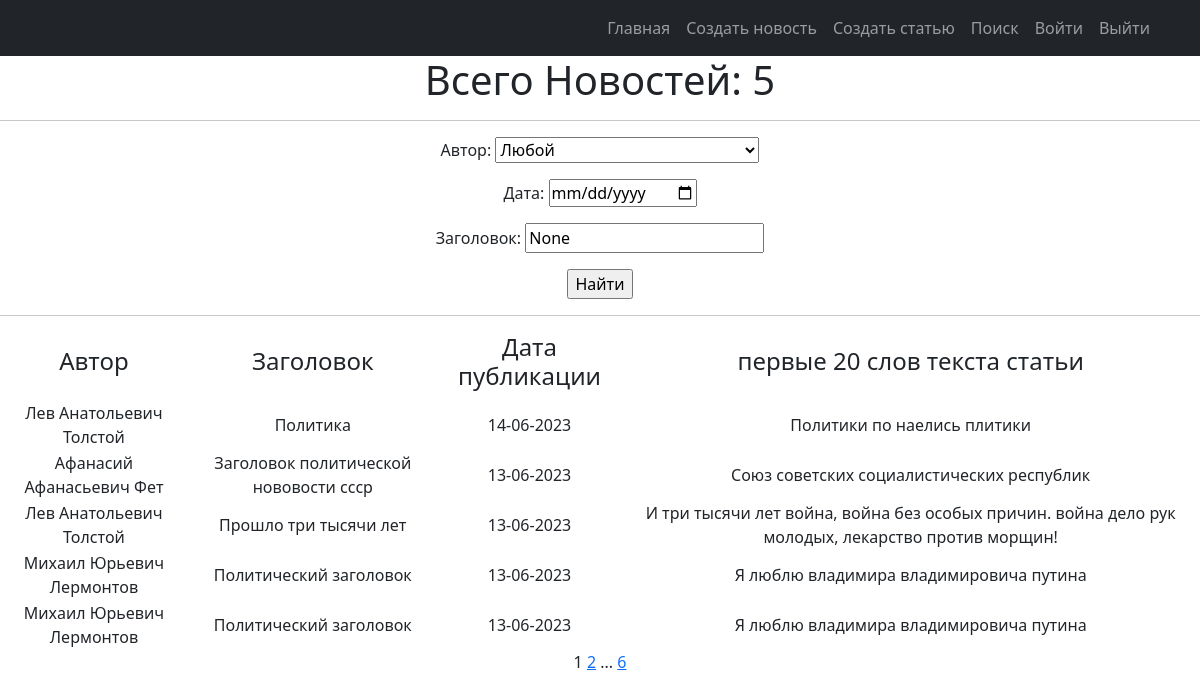
Page /news/search/ on the earlier database version.
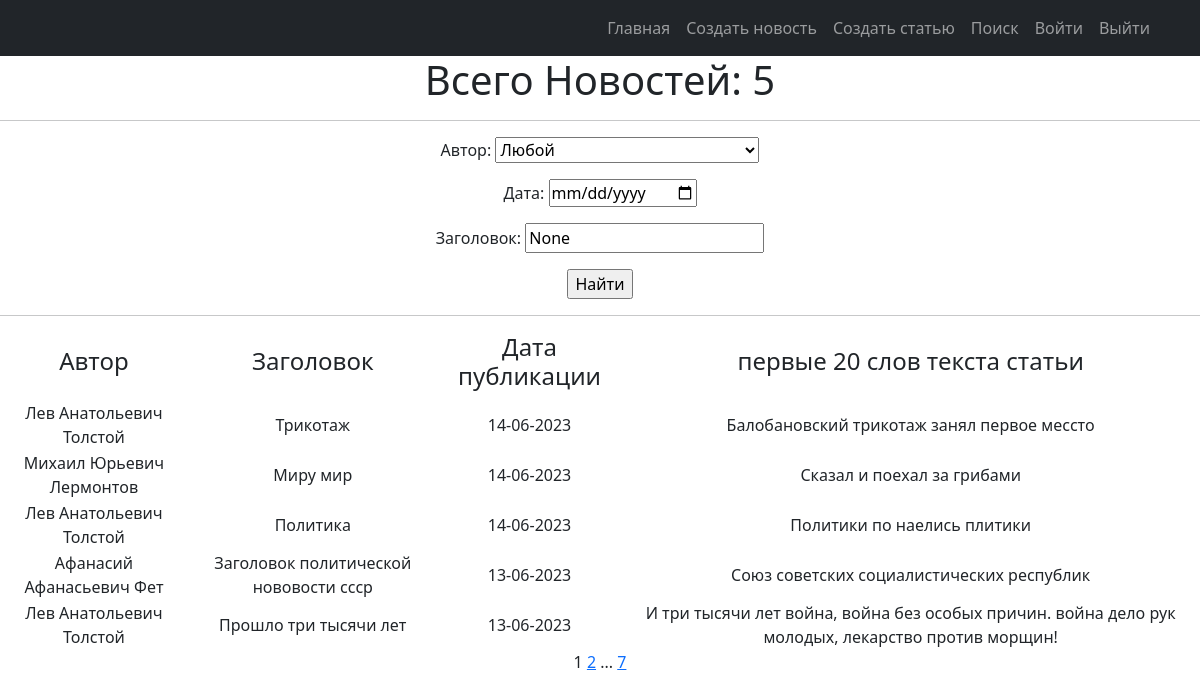
Same page on the later database version.
### news/models.py (models this page shows, shortened)
class Post(models.Model):
    objects = None
    article = 'AR'
    news = 'NE'
    POST = [
        (news, 'Новость'),
        (article, 'Статья')
    ]
    title = models.TextField(max_length=50)
    author = models.ForeignKey(Author, on_delete=models.CASCADE)
    time_in_comment = models.DateTimeField(auto_now_add=True)  #default=django.utils.timezone.now
    choice_title = models.CharField(max_length=2, choices=POST)
    post_text = models.TextField(max_length=500)
    categories = models.ManyToManyField('Category', through='PostCategory')
    rating_post = models.IntegerField(default=0)

class Author(models.Model):
    user_author = models.OneToOneField(User, on_delete=models.CASCADE)
    user_rating = models.IntegerField(default=0)
    def __str__(self):
        return f'{self.user_author.first_name}'

### news/views.py (the view)
# urls.py: path('news/search/', PostSearch.as_view()),
class PostSearch(ListView):
    model = Post
    ordering = '-time_in_comment'
    template_name = 'news_search.html'
    context_object_name = 'posts'
    paginate_by = 5
    def get_queryset(self):
        queryset = super().get_queryset()
        self.filterset = PostFilter(self.request.GET, queryset=queryset)
        return self.filterset.qs
    def get_context_data(self, **kwargs):
        context = super().get_context_data(**kwargs)
        context['filterset'] = self.filterset
        context['curr_date'] = self.request.GET.get('time_in_comment__date__gte')
        context['curr_title'] = self.request.GET.get('title__icontains')
        return context

### news/templatetags/censure.py (called while the page is built)
@register.filter()
def censor(word):
    def multiple_replace(texts, replace_value):
        for i, j in replace_value.items():
            texts = texts.lower().replace(i, j)
        return texts
    replace_values = {'модели': 'м*****',
                      'джигурда': 'д*******',
                      'однако': 'о*****',
                      'директор': 'д*******',
                      'повтор': 'п*****'
                      }
    word = multiple_replace(word, replace_values)
    return word.capitalize()

### news/templatetags/custom_tags.py (called while the page is built)
@register.simple_tag(takes_context=True)
def url_replace(context, **kwargs):
   d = context['request'].GET.copy()
   for k, v in kwargs.items():
       d[k] = v
   return d.urlencode()

### templates/news_search.html (shortened to what this page needs)
{% extends 'flatpages/default.html' %}
{% load custom_tags %}
{% block content %}
{% load censure %}
    <h1>Всего Новостей: {{ posts |length }} </h1>
    <hr>
    <form action="" method="get">
        <label >Автор:</label>
                {{ filterset.form.author }}
        <div>
             <label >Дата:</label>
            <input   type="date"  name="time_in_comment__date__gte" value="{{curr_date}}">
        </div>
              <label >Заголовок:</label>
                  <input type="text"  name="title__icontains" value="{{ curr_title }}">
        <p> <input type="submit" value="Найти" /></p>
   </form>
    <hr>
    {% if posts %}
        <table >
            <tr>
                <td><h4>Автор</h4></td>
                <td><h4>Заголовок</h4></td>
                <td><h4>Дата публикации</h4></td>
                <td><h4>первые 20 слов текста статьи</h4></td>
            </tr>
            {% for news in posts %}
            <tr>
                <td>{{ news.author.user_author.first_name }}</td>
                <td>{{ news.title | censor }}</td>
                <td>{{ news.time_in_comment |date:'j-m-Y'  }}</td>
                <td>{{ news.post_text |truncatewords:20 | censor }}</td>
            </tr>
            {% endfor %}
        </table>
    {% else %}
        <h2>Новостей нет!</h2>
    {% endif %}
   {{ page_obj.number }}
   {% if page_obj.has_next %}
       <a href="?{% url_replace page=page_obj.next_page_number %}">{{ page_obj.next_page_number }}</a>
       {% if paginator.num_pages != page_obj.next_page_number %}
           ...
           <a href="?{% url_replace page=page_obj.paginator.num_pages %}">{{ page_obj.paginator.num_pages }}</a>
       {% endif %}
   {% endif %}
{% endblock content %}

Differences in the rows shown:
no longer on this page (row unchanged): Post: author.user_author.first_name "Михаил Юрьевич Лермонтов", title|censor "Политический заголовок", time_in_comment "13-06-2023", post_text|censor "Я люблю владимира владимировича путина"
no longer on this page (row unchanged): Post: author.user_author.first_name "Михаил Юрьевич Лермонтов", title|censor "Политический заголовок", time_in_comment "13-06-2023", post_text|censor "Я люблю владимира владимировича путина"
added Post: author.user_author.first_name "Лев Анатольевич Толстой", title|censor "Трикотаж", time_in_comment "14-06-2023", post_text|censor "Балобановский трикотаж занял первое мессто"
added Post: author.user_author.first_name "Михаил Юрьевич Лермонтов", title|censor "Миру мир", time_in_comment "14-06-2023", post_text|censor "Сказал и поехал за грибами"
Other differences:
{{ page_obj.paginator.num_pages }}: "6" → "7"
